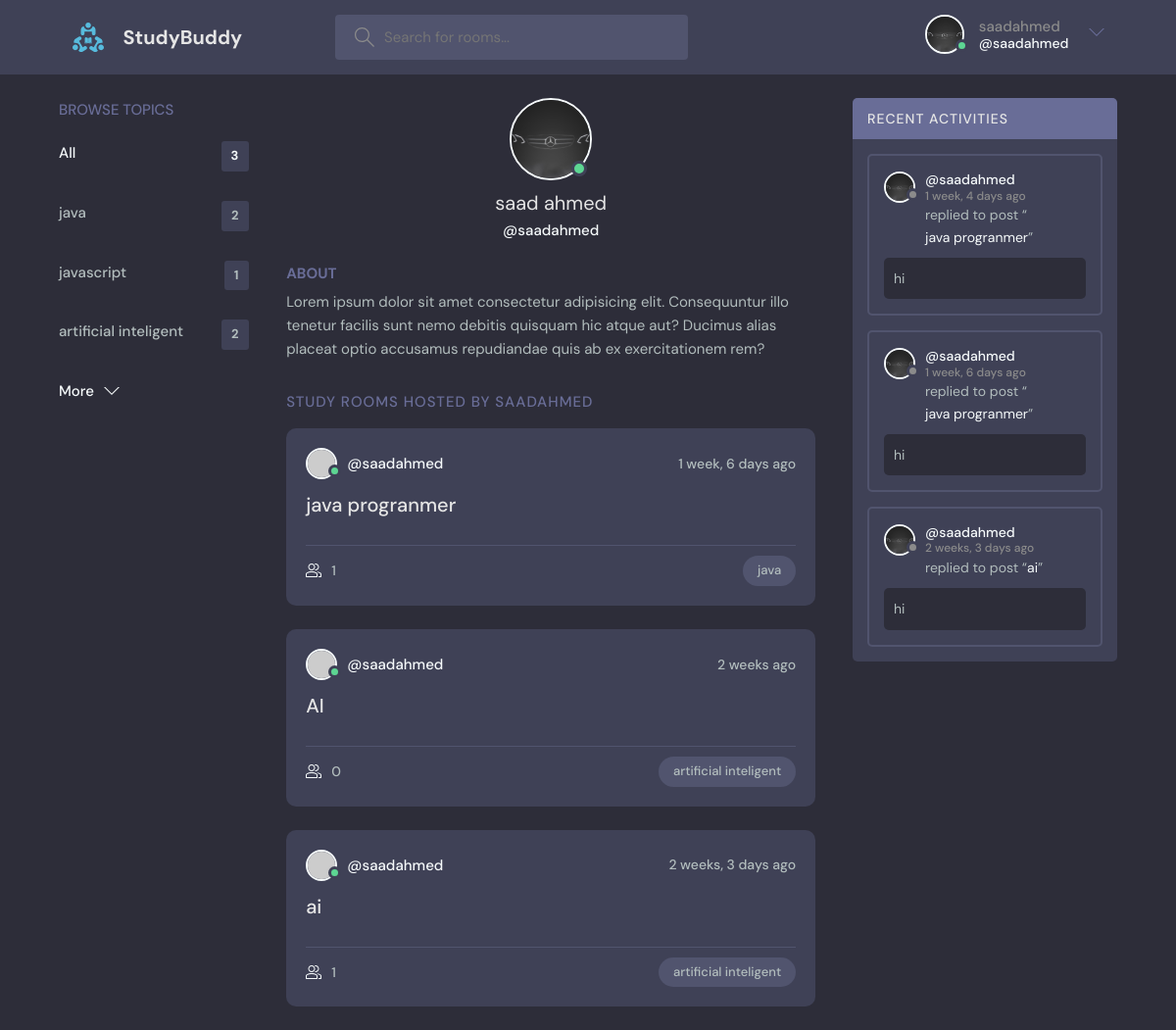
The app's page /user-profile/3 with its own data.
### user/models.py (models this page shows)
class User(AbstractUser):
    name=models.CharField(null=True, max_length=250)
    email=models.EmailField(unique=True,null=True)
    bio=models.TextField(blank=True)
    avater =models.ImageField(null=True, default='avatar.svg')

class Topic (models.Model):
    name=models.CharField(max_length=200)
    def __str__(self):
        return self.name

class Room (models.Model):
    host =models.ForeignKey(User, on_delete=models.SET_NULL, null=True)
    topic =models.ForeignKey(Topic, on_delete=models.SET_NULL, null=True)
    name =models.CharField(max_length=200)
    description=models.TextField(null=True, blank=True)
    participants =models.ManyToManyField(
        User, related_name='participants', blank=True)
    updated=models.DateTimeField(auto_now=True)
    created=models.DateTimeField(auto_now_add=True)
    class Meta:
        ordering=['-updated','-created'] #
    def __str__(self) :
        return self.name

class Message (models.Model):
    user =models.ForeignKey(User, on_delete=models.CASCADE)
    room =models.ForeignKey(Room, on_delete=models.CASCADE)
    body =models.TextField(default='Default message')
    updated=models.DateTimeField(auto_now=True)
    created =models.DateTimeField(auto_now_add=True)
    class Meta:
        ordering=['-updated','-created']
    def __str__(self):
        return self.body[0:50]

### user/views.py (the view)
# urls.py: path('user-profile/<str:pk>', views.profile, name='user-profile'),
def profile (request, pk):
    user =User.objects.get(id=pk)
    rooms =user.room_set.all() # only show which user profile you want to check that user room contain you can see
    topics= Topic.objects.all()
    room_messages =user.message_set.all() # only show which user profile you want to check that user message you can see
    context={'user':user, 'rooms':rooms ,'topics':topics, 'room_messages':room_messages}
    return render (request, 'base/profile.html', context)

### templates/base/profile.html (shortened to what this page needs)
{% extends 'base/main.html' %}
{%block content%}
  <main class="profile-page layout layout--3">
    <div class="container">
      {% include 'base/topic_component.html' %}
      <div class="roomList">
        <div class="profile">
          <div class="profile__avatar">
            <div class="avatar avatar--large active">
              <img src="{{user.avater.url}}" />
            </div>
          </div>
          <div class="profile__info">
            <h3>{{user.name}}</h3>
            <p>@{{user.username}}</p>
          </div>
          <div class="profile__about">
            <h3>about</h3>
            <p>
              Lorem ipsum dolor sit amet consectetur adipisicing elit. Consequuntur illo tenetur
              facilis sunt nemo debitis quisquam hic atque aut? Ducimus alias placeat optio
              accusamus repudiandae quis ab ex exercitationem rem?
            </p>
          </div>
        </div>
        <div class="roomList__header">
          <div>
            <h2>Study Rooms Hosted by {{user.username}}</a>
            </h2>
          </div>
        </div>
        {% for room in rooms %}
        <div class="roomListRoom">
          <div class="roomListRoom__header">
            <a href="profile.html" class="roomListRoom__author">
              <div class="avatar avatar--small active">
                <img src="https://randomuser.me/api/portraits/men/11.jpg" />
              </div>
              <span>@{{room.host}}</span>
            </a>
            <div class="roomListRoom__actions">
              <span>{{room.created|timesince}} ago</span>
            </div>
          </div>
          <div class="roomListRoom__content">
            <a href="{% url 'room' room.id %}">{{room.name}}</a>
          </div>
          <div class="roomListRoom__meta">
            <a class="roomListRoom__joined">
              {{room.participants.all.count}}
            </a>
            <p class="roomListRoom__topic">{{room.topic}}</p>
          </div>
        </div>
        {%endfor%}
      </div>
      {% include 'base/activity_component.html'%}
    </div>
  </main>
{% endblock content%}

### templates/base/navbar.html (shortened to what this page needs)
{% load static %}
<header class="header header--loggedIn">
    <div class="container">
      <a href="/" class="header__logo">
        <img src="{% static 'images/logo.svg' %}" />
        <h1>StudyBuddy</h1>
      </a>
      <form class="header__search" method="GET" action="{% url 'home' %}">
        <label>
          <input name='q'placeholder="Search for rooms..." />
        </label>
      </form>
      <nav class="header__menu">
        <div class="header__user">
          <a href="{%url 'user-profile' user.id%}">
            <div class="avatar avatar--medium active">
              <img src="{{user.avater.url}}" />
            </div>
            <p>{{user}} <span>@{{user}}</span></p>
          </a>
          <button class="dropdown-button">
            <svg version="1.1" xmlns="http://www.w3.org/2000/svg" width="32" height="32" viewBox="0 0 32 32">
              <title>chevron-down</title>
              <path d="M16 21l-13-13h-3l16 16 16-16h-3l-13 13z"></path>
            </svg>
          </button>
        </div>
      </nav>
    </div>
  </header>

### templates/base/topic_component.html (shortened to what this page needs)
<div class="topics">
    <div class="topics__header">
      <h2>Browse Topics</h2>
    </div>
    <ul class="topics__list">
      <li>
        <a href="{% url 'home'%}" class="active">All <span>{{topics.count}}</span></a>
      </li>
      {% for topic in topics %}
      <li>
        <a href="{% url 'home' %}?q={{topic.name}}">{{topic.name}} <span>{{topic.room_set.all.count}}</span></a>
      </li>
      {%endfor%}
    </ul>
    <a class="btn btn--link" href="topics.html">
      More
      <svg version="1.1" xmlns="http://www.w3.org/2000/svg" width="32" height="32" viewBox="0 0 32 32">
        <title>chevron-down</title>
        <path d="M16 21l-13-13h-3l16 16 16-16h-3l-13 13z"></path>
      </svg>
    </a>
  </div>

### templates/base/activity_component.html (shortened to what this page needs)
<div class="activities">
    <div class="activities__header">
      <h2>Recent Activities</h2>
    </div>
    {% for message in room_messages%}
    <div class="activities__box">
      <div class="activities__boxHeader roomListRoom__header">
        <a href="profile.html" class="roomListRoom__author">
          <div class="avatar avatar--small">
            <img src="{{message.user.avater.url}}" />
          </div>
          <p>
            @{{message.user.username}}
            <span>{{message.created|timesince}} ago</span>
          </p>
        </a>
      </div>
      <div class="activities__boxContent">
        <p>replied to post “<a href="{url 'user-profile' message.user.id}">{{message.room}}</a>”</p>
        <div class="activities__boxRoomContent">
          {{message}}
        </div>
      </div>
    </div>
    {% endfor%}
</div>

### records on screen
User: avater (picture), username "saadahmed", name "saad ahmed", username "SAADAHMED"
Topic: name "java", room_set.all.count "2"
Topic: name "javascript", room_set.all.count "1"
Topic: name "artificial inteligent", room_set.all.count "2"
Room: host "saadahmed", created "1 week, 6 days", name "java progranmer", participants.all.count "1", topic "java"
Room: host "saadahmed", created "2 weeks", name "AI", participants.all.count "0", topic "artificial inteligent"
Room: host "saadahmed", created "2 weeks, 3 days", name "ai", participants.all.count "1", topic "artificial inteligent"
Message: user.avater (picture), user.username "saadahmed", created "1 week, 4 days", room "java progranmer", body "hi"
Message: user.avater (picture), user.username "saadahmed", created "1 week, 6 days", room "java progranmer", body "hi"
Message: user.avater (picture), user.username "saadahmed", created "2 weeks, 3 days", room "ai", body "hi"

### other values on screen
{{ topics.count }} "3"
